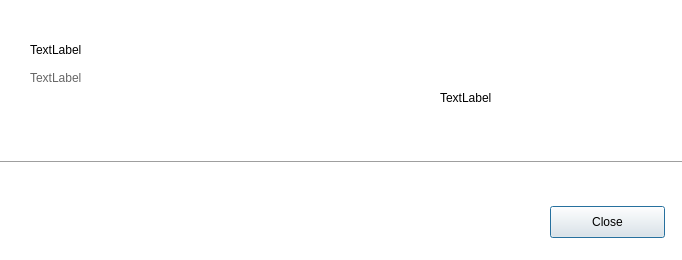
<?xml version="1.0" encoding="UTF-8"?>
<ui version="4.0">
 <class>AboutDialog</class>
 <widget class="QDialog" name="AboutDialog">
  <property name="enabled">
   <bool>true</bool>
  </property>
  <property name="geometry">
   <rect>
    <x>0</x>
    <y>0</y>
    <width>682</width>
    <height>260</height>
   </rect>
  </property>
  <property name="minimumSize">
   <size>
    <width>682</width>
    <height>260</height>
   </size>
  </property>
  <property name="maximumSize">
   <size>
    <width>682</width>
    <height>260</height>
   </size>
  </property>
  <property name="palette">
   <palette>
    <active>
     <colorrole role="Base">
      <brush brushstyle="SolidPattern">
       <color alpha="255">
        <red>255</red>
        <green>255</green>
        <blue>255</blue>
       </color>
      </brush>
     </colorrole>
     <colorrole role="Window">
      <brush brushstyle="SolidPattern">
       <color alpha="255">
        <red>255</red>
        <green>255</green>
        <blue>255</blue>
       </color>
      </brush>
     </colorrole>
    </active>
    <inactive>
     <colorrole role="Base">
      <brush brushstyle="SolidPattern">
       <color alpha="255">
        <red>255</red>
        <green>255</green>
        <blue>255</blue>
       </color>
      </brush>
     </colorrole>
     <colorrole role="Window">
      <brush brushstyle="SolidPattern">
       <color alpha="255">
        <red>255</red>
        <green>255</green>
        <blue>255</blue>
       </color>
      </brush>
     </colorrole>
    </inactive>
    <disabled>
     <colorrole role="Base">
      <brush brushstyle="SolidPattern">
       <color alpha="255">
        <red>255</red>
        <green>255</green>
        <blue>255</blue>
       </color>
      </brush>
     </colorrole>
     <colorrole role="Window">
      <brush brushstyle="SolidPattern">
       <color alpha="255">
        <red>255</red>
        <green>255</green>
        <blue>255</blue>
       </color>
      </brush>
     </colorrole>
    </disabled>
   </palette>
  </property>
  <property name="windowTitle">
   <string>Dialog</string>
  </property>
  <property name="sizeGripEnabled">
   <bool>false</bool>
  </property>
  <property name="modal">
   <bool>true</bool>
  </property>
  <widget class="QWidget" name="layoutWidget">
   <property name="geometry">
    <rect>
     <x>-10</x>
     <y>0</y>
     <width>1400</width>
     <height>531</height>
    </rect>
   </property>
   <layout class="QVBoxLayout" name="verticalLayout">
    <property name="spacing">
     <number>0</number>
    </property>
    <item>
     <widget class="QWidget" name="widget_top" native="true">
      <property name="minimumSize">
       <size>
        <width>699</width>
        <height>160</height>
       </size>
      </property>
      <property name="maximumSize">
       <size>
        <width>16777215</width>
        <height>160</height>
       </size>
      </property>
      <property name="palette">
       <palette>
        <active>
         <colorrole role="Base">
          <brush brushstyle="SolidPattern">
           <color alpha="255">
            <red>255</red>
            <green>255</green>
            <blue>255</blue>
           </color>
          </brush>
         </colorrole>
         <colorrole role="Window">
          <brush brushstyle="SolidPattern">
           <color alpha="255">
            <red>255</red>
            <green>255</green>
            <blue>255</blue>
           </color>
          </brush>
         </colorrole>
        </active>
        <inactive>
         <colorrole role="Base">
          <brush brushstyle="SolidPattern">
           <color alpha="255">
            <red>255</red>
            <green>255</green>
            <blue>255</blue>
           </color>
          </brush>
         </colorrole>
         <colorrole role="Window">
          <brush brushstyle="SolidPattern">
           <color alpha="255">
            <red>255</red>
            <green>255</green>
            <blue>255</blue>
           </color>
          </brush>
         </colorrole>
        </inactive>
        <disabled>
         <colorrole role="Base">
          <brush brushstyle="SolidPattern">
           <color alpha="255">
            <red>255</red>
            <green>255</green>
            <blue>255</blue>
           </color>
          </brush>
         </colorrole>
         <colorrole role="Window">
          <brush brushstyle="SolidPattern">
           <color alpha="255">
            <red>255</red>
            <green>255</green>
            <blue>255</blue>
           </color>
          </brush>
         </colorrole>
        </disabled>
       </palette>
      </property>
      <widget class="QLabel" name="label_title">
       <property name="geometry">
        <rect>
         <x>40</x>
         <y>30</y>
         <width>400</width>
         <height>40</height>
        </rect>
       </property>
       <property name="minimumSize">
        <size>
         <width>400</width>
         <height>40</height>
        </size>
       </property>
       <property name="text">
        <string>TextLabel</string>
       </property>
      </widget>
      <widget class="QLabel" name="label_version">
       <property name="geometry">
        <rect>
         <x>40</x>
         <y>70</y>
         <width>200</width>
         <height>16</height>
        </rect>
       </property>
       <property name="minimumSize">
        <size>
         <width>200</width>
         <height>16</height>
        </size>
       </property>
       <property name="maximumSize">
        <size>
         <width>200</width>
         <height>16777215</height>
        </size>
       </property>
       <property name="styleSheet">
        <string notr="true">QLabel {color: #666666}</string>
       </property>
       <property name="text">
        <string>TextLabel</string>
       </property>
      </widget>
      <widget class="QLabel" name="label_logo">
       <property name="geometry">
        <rect>
         <x>450</x>
         <y>-30</y>
         <width>256</width>
         <height>256</height>
        </rect>
       </property>
       <property name="minimumSize">
        <size>
         <width>256</width>
         <height>256</height>
        </size>
       </property>
       <property name="baseSize">
        <size>
         <width>0</width>
         <height>0</height>
        </size>
       </property>
       <property name="text">
        <string>TextLabel</string>
       </property>
      </widget>
     </widget>
    </item>
    <item>
     <widget class="QFrame" name="frame_bottom">
      <property name="minimumSize">
       <size>
        <width>699</width>
        <height>369</height>
       </size>
      </property>
      <property name="autoFillBackground">
       <bool>true</bool>
      </property>
      <property name="frameShape">
       <enum>QFrame::Box</enum>
      </property>
      <property name="frameShadow">
       <enum>QFrame::Raised</enum>
      </property>
      <widget class="QTextBrowser" name="text_browser_info">
       <property name="geometry">
        <rect>
         <x>40</x>
         <y>10</y>
         <width>510</width>
         <height>70</height>
        </rect>
       </property>
       <property name="minimumSize">
        <size>
         <width>510</width>
         <height>70</height>
        </size>
       </property>
       <property name="frameShape">
        <enum>QFrame::NoFrame</enum>
       </property>
       <property name="verticalScrollBarPolicy">
        <enum>Qt::ScrollBarAlwaysOff</enum>
       </property>
       <property name="horizontalScrollBarPolicy">
        <enum>Qt::ScrollBarAlwaysOff</enum>
       </property>
       <property name="readOnly">
        <bool>true</bool>
       </property>
       <property name="openExternalLinks">
        <bool>true</bool>
       </property>
      </widget>
      <widget class="QPushButton" name="push_button_close">
       <property name="geometry">
        <rect>
         <x>560</x>
         <y>46</y>
         <width>115</width>
         <height>32</height>
        </rect>
       </property>
       <property name="minimumSize">
        <size>
         <width>115</width>
         <height>32</height>
        </size>
       </property>
       <property name="text">
        <string>Close</string>
       </property>
      </widget>
     </widget>
    </item>
   </layout>
  </widget>
 </widget>
 <resources/>
 <connections/>
</ui>
